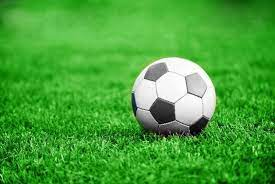
#> input picture sample2.jpg, 275 x 184 px
$ python main.py
#> lines starting #> are read from the running program, lines starting #| are printed output that depends on the picture; after the words box and inside, x2 and y2 are one past the last pixel; in counts of white or black regions, pixels touching at a corner belong together; long printed decimals are rounded
### center_curvature.py

import cv2
import numpy as np
import csv
from sklearn.cluster import AffinityPropagation

def read_image(path):
    print('Loading image at %s' % path)
    return cv2.imread(path, cv2.IMREAD_COLOR)

# img must be in RGB
def mask_black(img):
    return cv2.inRange(img, (0, 0, 0), (0, 0, 0))

# takes in a mask
# [6 lines left out: function find_contours, not called in this run]

# Gives (m, b) in the equation y = mx + b of the perpendicular bisector of the line connecting these two points
# If line is vertical, will instead give (None, x) where x is the x-coordinate of the line
def perp_bis(p1, p2):
    mid = ((p1[0] + p2[0])/2, (p1[1] + p2[1])/2)
    delta_y = p2[1] - p1[1]
    delta_x = p2[0] - p1[0]
    perp_slope = None
    y_int = p1[0]
    if delta_y != 0:
        perp_slope = -delta_x / delta_y
        y_int = mid[1] - perp_slope*mid[0]
    return (perp_slope, y_int)

def plug(line, x):
    if line[0] == None:
        return None
    return line[0]*x + line[1]

def find_intersection(l1, l2):
    if l2[0] == None:
        if l1[0] == None:
            return None
        a = l1
        l1 = l2
        l2 = a
    if l1[0] == None:
        return (l1[1], plug(l2, l1[1]))
    if l1[0] == l2[0]:
        return None
    """
    b2 + x*m2 = b1 + x*m1
    x*m1 - x*m2 = b2 - b1
    x(m1 - m2) = b2 - b1
    x = (b2 - b1) / (m1 - m2)
    """
    x = (l2[1] - l1[1]) / (l1[0] - l2[0])
    y = plug(l1, x)
    return (x, y)

def contour_perp_bis(contour, dens=5, gap=15):
    res = []
    for i in range(0, len(contour) - gap, dens):
        p1 = contour[i][0]
        p2 = contour[i + gap][0]
        perp = perp_bis(p1, p2)
        res.append(perp)
    return res

"""def intersection_points(lines, gap=5):
    res = []
    for i in range(0, len(lines) - gap):
        l1 = lines[i]
        l2 = lines[i + gap]
        inter = find_intersection(l1, l2)
        res.append(inter)
    return res"""

def intersection_points(lines, dens=5):
    res = []
    for i in range(len(lines)):
        for j in range(i + 1, len(lines), dens):
            l1 = lines[i]
            l2 = lines[j]
            inter = find_intersection(l1, l2)
            res.append(inter)
    return res

def tup(arr):
    return (arr[0], arr[1])

def tup_to_arr(tup):
    return [tup[0], tup[1]]

def tup_float_to_int(tup):
    return (int(tup[0]), int(tup[1]))

# [10 lines left out: function draw_lines, not called in this run]

def draw_points(img, points, radius=2, color=(0,0,255), is_tup=True):
    print('Draw points')
    a = img
    for point in points:
        if point is None:
            continue
        if not is_tup:
            point = tup(point)
        a = cv2.circle(a, tup_float_to_int(point), radius, color, -1)
    return a

def find_largest_cluster(predict, size):
    if size == 0:
        return 0
    arr = np.zeros(size, np.int32)
    for i in predict:
        arr[i] += 1
    largest = arr[0]
    ind = 0
    for (i, val) in enumerate(arr):
        if val > largest:
            ind = i
            largest = val
    print(arr)
    print(ind)
    return ind

def find_point_clusters(points):
    kmeans = AffinityPropagation(damping=0.9)
    arr = []
    for i in range(len(points)):
        if points[i] == None:
            continue
        arr.append(tup_to_arr(points[i]))
    data = np.array(arr)
    print('About to fit')
    kmeans.fit(data)
    print('Done fitting')
    return (kmeans.cluster_centers_, kmeans.fit_predict(data))

# img should be a black/white mask
def approx_center_curvature(img, contour, gap=15, dens=5):
    perp = contour_perp_bis(contour, gap=gap, dens=dens)
    print(len(perp))
    points = intersection_points(perp, dens=dens)
    print(len(points))
    with_lines = img.copy()
    with_lines = draw_points(with_lines, points)
    cv2.imshow('With lines', with_lines)
    print('Step 1')
    clusters = find_point_clusters(points)
    print('Step 2')
    largest_cluster_ind = find_largest_cluster(clusters[1], len(clusters[0]))
    largest_cluster = clusters[0][largest_cluster_ind]
    return tup(largest_cluster)

"""image = read_image('arc.png')
mask = mask_black(image)
contours = find_contours(mask)

with_contours = image.copy()
cv2.drawContours(with_contours, contours, -1, (255,0,0), 2)
cv2.imshow('With contours', with_contours)

perp = contour_perp_bis(contours[0])
points = intersection_points(perp, gap=30)

with_lines = draw_lines(with_contours, perp, with_contours.shape[0])
with_lines = draw_points(with_lines, points)
clusters = find_point_clusters(points)
largest_cluster_ind = find_largest_cluster(clusters[1], len(clusters[0]))
largest_cluster = clusters[0][largest_cluster_ind]
print(largest_cluster)
with_lines = draw_points(with_lines, [largest_cluster], radius=10, color=(0,255,255), is_tup=False)
cv2.imshow('With lines', with_lines)


with open('test.csv', mode='w', newline='') as file:
    writer = csv.writer(file)
    for point in points:
        row = tup_to_arr(point)
        writer.writerow(row)

cv2.waitKey(0)
cv2.destroyAllWindows()
"""

### main.py

import cv2
import numpy as np
import math
import center_curvature

print('Program initiating.');
print('OpenCV-Python version: %s' % cv2.__version__)


# Method below adapted from https://www.geeksforgeeks.org/program-change-rgb-color-model-hsv-color-model/
# [38 lines left out: function rgb_to_hsv, not called in this run]

# Method below adapted from https://stackoverflow.com/questions/29643352/converting-hex-to-rgb-value-in-python
def hex_to_rgb(hex):
    return tuple(int(hex[i:i+2], 16) for i in (0, 2, 4))

def hex_to_hsv(hex):
    return rgb_to_hsv(hex_to_rgb(hex))

def read_image(path):
#> called with path = 'sample2.jpg'
    print('Loading image at %s' % path)
    return cv2.imread(path, cv2.IMREAD_COLOR)
#> returned value is the input picture: shape (184, 275, 3); mean B, G, R 55.8, 163.6, 70.2
#> in image_to_hsv, `return cv2.cvtColor(img, cv2.COLOR_BGR2HSV)`: returned value: shape (184, 275, 3); mean H, S, V 53.5, 175.1, 163.7

# [15 lines left out: functions combine_masks, locate_grass, not called in this run]

# func should take the pixel value and location as arguments
def custom_mask(img, func):
    (w, h, _) = img.shape
#> w = 184; h = 275
    mask = np.zeros((w, h), dtype=np.uint8)
    for r in range(w):
        for c in range(h):
            pix = img[r][c]
            include = func(pix, (r, c))
            if include:
                mask[r][c] = 255
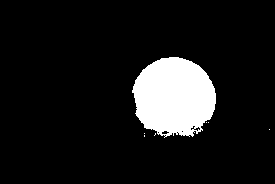
#> mask: shape (184, 275); 10.2% white; 7 white regions (6 under 20 px), largest, box (x1, y1, x2, y2) and area: (132, 57, 216, 138) 5150
    return mask

def soccer_ball_mask_func(pix, _):
    (_, s, v) = pix
    """if v < 20:
        return True
    ex_val = min(v, 255 - v)
    inclusion_score = (s + ex_val*0.5) / (255 + 255*0.5)
    return inclusion_score < 0.4"""
    return v < 20 or s < 80


def locate_soccer_ball(img, background=None):
    # When finding white colors, we replace the background with a black color so it isn't selected
    """for_white = img
    if background:
        for_white = remove_color(img, background[0], background[1], replace=(0, 0, 0))
    lower_white = (0, 0, 120)
    upper_white = (180, 30, 255)
    white_mask = cv2.inRange(for_white, lower_white, upper_white)
    print(white_mask.shape)
    # Similarly, when finding black colors, we replace the background with white
    for_black = img
    if background:
        for_black = remove_color(img, background[0], background[1], replace=(0, 0, 255))
    lower_black = (0, 0, 0)
    upper_black = (180, 180, 120)
    black_mask = cv2.inRange(for_black, lower_black, upper_black)
    cv2.imshow('White mask', white_mask)
    cv2.imshow('Black mask', black_mask)
    combined = combine_masks(white_mask, black_mask)
    return combined"""
    return custom_mask(img, soccer_ball_mask_func)

# [6 lines left out: function remove_color, not called in this run]

def image_to_hsv(img):
    return cv2.cvtColor(img, cv2.COLOR_BGR2HSV)

def apply_mask(img, mask):
    return cv2.bitwise_and(img, img, mask=mask)
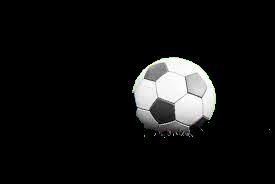
#> returned value: shape (184, 275, 3); mean of channels 0, 1, 2 18.5, 18.8, 18.6; drawn as B, G, R

def invert_mask(mask):
    return cv2.bitwise_not(mask)

# Input image must be grayscale
def find_circles(img, dp=1, minDist=1, param1 = 50, param2 = 30, minRadius=1, maxRadius=400):
    # Blur image so circles are easier to identify
    blurred = cv2.blur(img, (7, 7), 0)
    cv2.imshow('Blurred', blurred)
    circles = cv2.HoughCircles(blurred, cv2.HOUGH_GRADIENT, dp, minDist) #param1=param1, param2=param2, minRadius=minRadius, maxRadius=maxRadius)
    if circles is None:
        return np.array([])
    print('Has circles or some shit?')
    # Convert parameters to integers
    res = np.uint16(np.around(circles))
    return res

# Method below adapted from https://stackoverflow.com/questions/43841210/how-to-detect-circle-in-a-binary-image
def find_contours(img):
    blurred = cv2.blur(img, (7, 7), 0)
    cv2.imshow('Actual blurred', blurred)
    thresh = cv2.adaptiveThreshold(blurred,255,cv2.ADAPTIVE_THRESH_MEAN_C,cv2.THRESH_BINARY_INV,11,2)
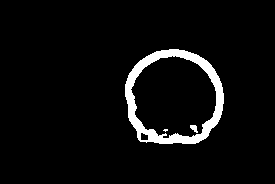
#> thresh: shape (184, 275); 4.8% white; 3 white regions (1 under 20 px), largest, box (x1, y1, x2, y2) and area: (125, 49, 224, 144) 2403, (190, 125, 198, 133) 40

    contours,hierarchy = cv2.findContours(thresh.copy(), cv2.RETR_EXTERNAL, cv2.CHAIN_APPROX_SIMPLE)
    cnt = contours

    contour_list = []
    i = 0
    for contour in contours:
        approx = cv2.approxPolyDP(contour,0.01*cv2.arcLength(contour,True),True)
        area = cv2.contourArea(contour)
        # Filter based on length and area
        #if (7 < len(approx) < 18) & (900 >area > 200):
        if True:
            # print area
            contour_list.append(contour)
#> this loop made 1 pass
    return contours
    #return contour_list

# [12 lines left out: function largest_circle, not called in this run]

def largest_contour(cons):
    if len(cons) == 0:
        print('Cannot find largest contour in empty array.')
        return -1
    largest_index = 0
    largest_area = cv2.contourArea(cons[0])
    for i in range(1, len(cons)):
        area = cv2.contourArea(cons[i])
        if area > largest_area:
            largest_index = i
            largest_area = area
    return largest_index

def most_circular_contour(cons, min_area=0, max_area=1000000000):
    if len(cons) == 0:
        print('Cannot find most circular contour in empty array.')
        return -1
    best_index = -1
    best_aspect = 0
    for (i, con) in enumerate(cons):
        if len(con) == 1:
            continue
        area = cv2.contourArea(con)
        if area < min_area or area > max_area:
            continue
        x,y,w,h = cv2.boundingRect(con)
        aspect_ratio = float(w)/h
        if aspect_ratio < 1:
            aspect_ratio = 1/aspect_ratio
        if best_index == -1 or aspect_ratio < best_aspect:
            best_index = i
            best_aspect = aspect_ratio
    return best_index

# Finds magnitude of a vector in two-dimensional coordinate space
def mag(x, y):
    return math.sqrt(x*x + y*y)

def contour_center(con):
    mom = cv2.moments(con)
    center_x = int(mom["m10"] / mom["m00"])
    center_y = int(mom["m01"] / mom["m00"])
    return (center_x, center_y)

def contour_avg_dist(con, center):
    sum = 0
    num = 0
    for point in con:
        point = point[0]
        x = point[0]
        y = point[1]
        dist = mag(x - center[0], y - center[1])
        sum += dist
        num += 1
    return sum / num

def approx_contour_as_circle(con):
    center = contour_center(con)
    avg_rad = contour_avg_dist(con, center)
    return [center[0], center[1], avg_rad]

def greyscale(img):
    return cv2.cvtColor(img, cv2.COLOR_BGR2GRAY)

# [10 lines left out: function normalize_sv, not called in this run]

img = read_image('sample2.jpg')

# We convert to HSV to locate the grass, but don't use it other than that right now
hsv = image_to_hsv(img)
#normalize_sv(hsv)
#mask = locate_grass(hsv)
mask = locate_soccer_ball(hsv)
#inv_mask = invert_mask(mask)
inv_mask = mask
applied = apply_mask(img, inv_mask)

cv2.imshow('Original', img)
#cv2.imshow('Masked', applied)
cv2.imshow('Mask', mask)

contours = find_contours(inv_mask)
print('Contour')
img_with_contours = img.copy()
cv2.drawContours(img_with_contours, contours,  -1, (255,0,0), 2)
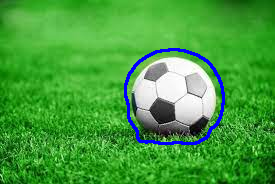
#> img_with_contours: shape (184, 275, 3); 2.11% of pixels changed, all inside (x1, y1, x2, y2) = (124, 48, 225, 145)
cv2.imshow('Contours', img_with_contours)
largest_ind = largest_contour(contours)
#largest_ind = -1
#largest_ind = 0
largest_ind = most_circular_contour(contours)
#> the loop in most_circular_contour, `for (i, con) in enumerate(cons):` made 1 pass
if largest_ind == -1:
    print('Done.')
else:
    largest = contours[largest_ind]

    curv = center_curvature.approx_center_curvature(img, largest)
#> the loop in contour_perp_bis, `for i in range(0, len(contour) - gap, dens):` made 24 passes
#> i on passes 2 to 13: 5, 10, 15, 20, 25, 30, 35, 40, 45, 50, 55, 60
#| 24
#> the loop in intersection_points, `for i in range(len(lines)):` made 24 passes
#| 65
#> the loop in draw_points, `for point in points:` made 65 passes
#> point on passes 1 to 12: (173, 99.47), (172.2, 97.05), (176.8, 109.8), (172.7, 98.5), (172.7, 98.54), (175, 102.3), (178.2, 106.6), (184.6, 115.7), (172.7, 99), (174, 100.8), (166.1, 92.9), (170.2, 97.16)
#> after the loop in draw_points, `for point in points:`:
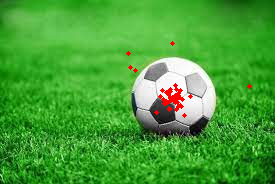
#> a: shape (184, 275, 3); mean B, G, R 54.2, 161.8, 70.8
#> the loop in find_point_clusters, `for i in range(len(points)):` made 65 passes
#> the loop in find_largest_cluster, `for i in predict:` made 65 passes
#> i on passes 1, 2, 3, 6, 7, 8, 9, 10, 11, 12, 13, 14: 4, 4, 4, 4, 4, 4, 4, 4, 4, 4, 0, 4
#> the loop in find_largest_cluster, `for (i, val) in enumerate(arr):` made 5 passes
#> val on passes 1 to 5: 3, 1, 1, 1, 59
#| [ 3  1  1  1 59]
#| 4
    curv = center_curvature.tup_float_to_int(curv)
    with_points = img.copy()
    center_curvature.draw_points(with_points, [curv], radius=5)
#> the loop in draw_points (call 2), `for point in points:` made 1 pass
#> pass 1, in draw_points (call 2), `a = cv2.circle(a, tup_float_to_int(point), radius, color, -1)`:
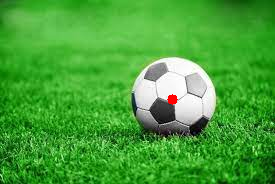
#> a: shape (184, 275, 3); 0.16% of pixels changed, all inside (x1, y1, x2, y2) = (167, 94, 178, 105)
    cv2.imshow('Curvature', with_points)

    """img_cp = img.copy()
    print('Best contour area: %f' % cv2.contourArea(largest))
    cv2.drawContours(img_cp, [largest], -1, (255,0,0), 2)
    cv2.imshow('Largest contour', img_cp)"""

    (x, y, r) = approx_contour_as_circle(largest)
#> the loop in contour_avg_dist, `for point in con:` made 131 passes
#> point on passes 1 to 12: [[169, 49]], [[168, 50]], [[161, 50]], [[160, 51]], [[156, 51]], [[155, 52]], [[154, 52]], [[153, 53]], [[152, 53]], [[151, 54]], [[150, 54]], [[149, 55]]

    print('Contour diameter: %f' % (2.0*r))
#| Contour diameter: 98.697

    r -= 5
    r = int(round(r))

    r = int(contour_avg_dist(largest, curv)) - 5
#> the loop in contour_avg_dist (call 2), `for point in con:` made 131 passes

    img_with_circle = img.copy()
    #cv2.circle(img_with_circle, (x, y), r, (0, 255, 0), 2)
    cv2.circle(img_with_circle, curv, r, (0, 255, 0), 2)
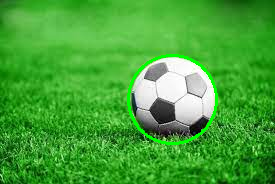
#> img_with_circle: shape (184, 275, 3); 1.64% of pixels changed, all inside (x1, y1, x2, y2) = (127, 54, 218, 145)
    cv2.imshow('Final', img_with_circle)

hough_circles = find_circles(inv_mask, dp=1, minDist=1, minRadius=0, maxRadius=100000000000)
print(hough_circles)

cv2.waitKey(0)
cv2.destroyAllWindows()

$ run again, with sample6.jpg copied over sample2.jpg
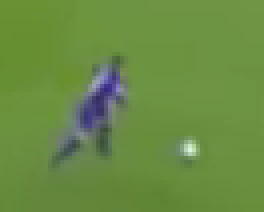
#> input picture sample6.jpg, 66 x 53 px (shown 4 times larger)
#> in read_image, returned value is the input picture: shape (53, 66, 3); mean B, G, R 66.7, 140.6, 105.1
#> after the loop in custom_mask, `for r in range(w):`:
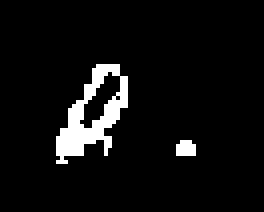
#> mask: shape (53, 66) (shown 4 times larger); 5.9% white; 2 white regions (1 under 20 px), largest, box (x1, y1, x2, y2) and area: (14, 16, 32, 41) 188
#> thresh: shape (53, 66); 27.1% white; 2 white regions, box (x1, y1, x2, y2) and area: (6, 8, 56, 48) 910, (21, 21, 28, 30) 37
#> the loop in find_contours, `for contour in contours:` made 1 pass
#> img_with_contours: shape (53, 66, 3); 15.69% of pixels changed, all inside (x1, y1, x2, y2) = (5, 7, 57, 49)
#> the loop in most_circular_contour, `for (i, con) in enumerate(cons):` made 1 pass
#> the loop in contour_perp_bis, `for i in range(0, len(contour) - gap, dens):` made 12 passes
#> i on passes 2 to 9: 5, 10, 15, 20, 25, 30, 35, 40
#| 12
#> the loop in intersection_points, `for i in range(len(lines)):` made 12 passes
#| 18
#> the loop in draw_points, `for point in points:` made 18 passes
#> point on passes 1 to 8: (37.05, 35.95), (38.94, 37.48), (31.01, 31.06), (21.84, 31.89), (45.1, 38.09), (21.37, 32.11), (35.76, 25.56), (19.58, 34.84)
#> the loop in find_point_clusters, `for i in range(len(points)):` made 18 passes
#> the loop in find_largest_cluster, `for i in predict:` made 18 passes
#> the loop in find_largest_cluster, `for (i, val) in enumerate(arr):` made 1 pass
#> val on pass 1: 18
#| [18]
#| 0
#> the loop in contour_avg_dist, `for point in con:` made 72 passes
#> point on passes 1 to 8: [[24, 8]], [[23, 9]], [[19, 9]], [[16, 12]], [[16, 13]], [[15, 14]], [[15, 16]], [[13, 18]]
#| Contour diameter: 39.426
#> the loop in contour_avg_dist (call 2), `for point in con:` made 72 passes
#> `cv2.circle(img_with_circle, curv, r, (0, 255, 0), 2)`:
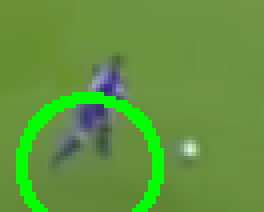
#> img_with_circle: shape (53, 66, 3) (shown 4 times larger); 7.09% of pixels changed, all inside (x1, y1, x2, y2) = (4, 23, 41, 53)
